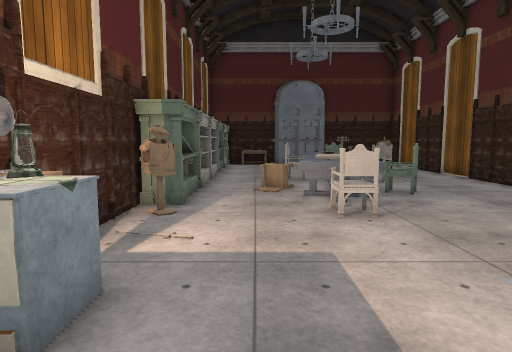
view 1 (above)

17 first-person views from a walk through a scene from a Unity 3-D project. The camera is 1.3 m above the floor, tilts 6° down and sees 75° across. Doors are open. The floor is counted in squares, 1 m on a side. Each view is taken from the middle of a square. On the plan, view 1 faces up. The plan holds only what a view shows up to about 14 squares ahead; the rest is blank. The place goes on beyond the plan. The player is left out. Some surface patterns are stand-ins.

view 2
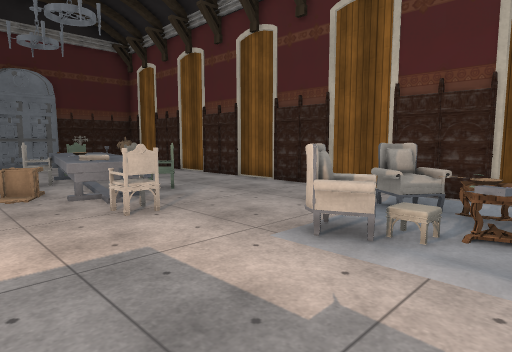

view 3
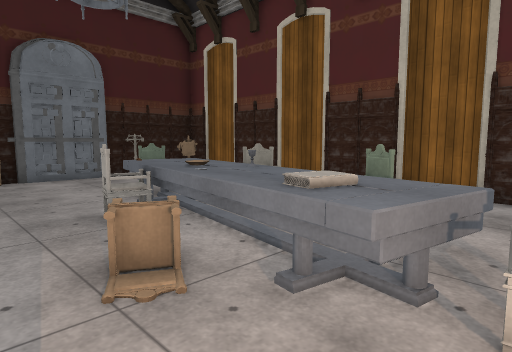

view 4
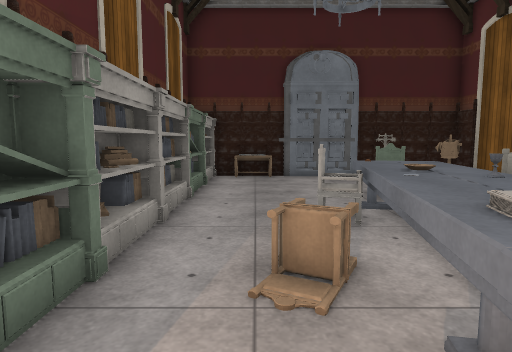

view 5
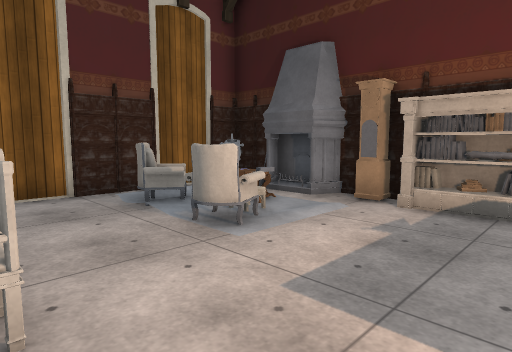

view 6
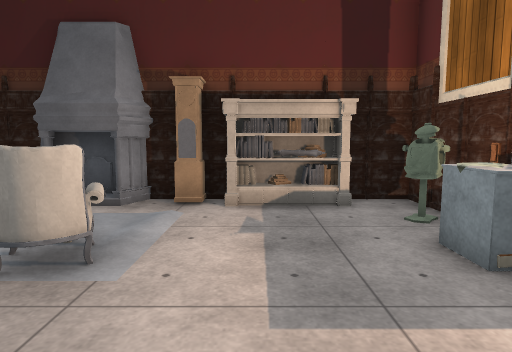

view 7
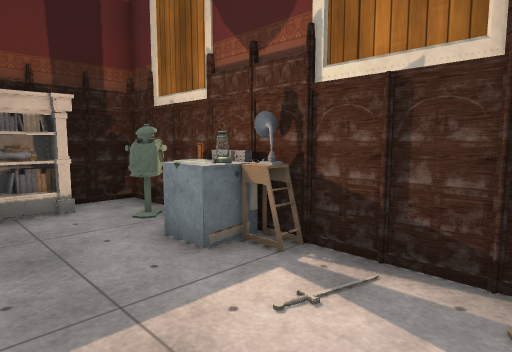

view 8
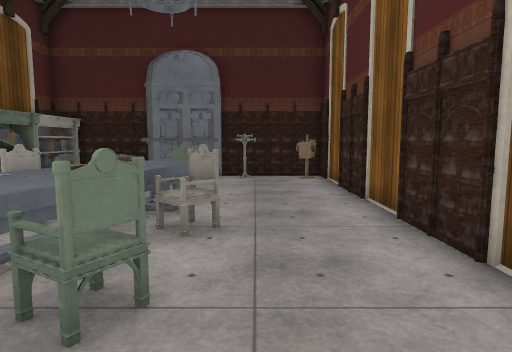

view 9
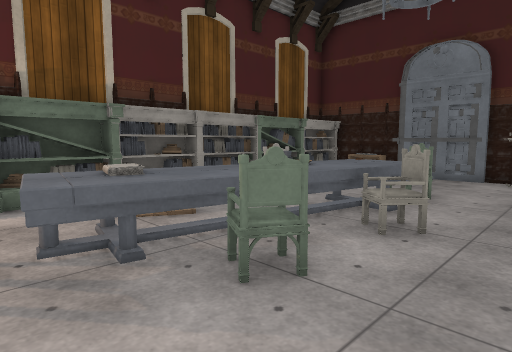

view 10
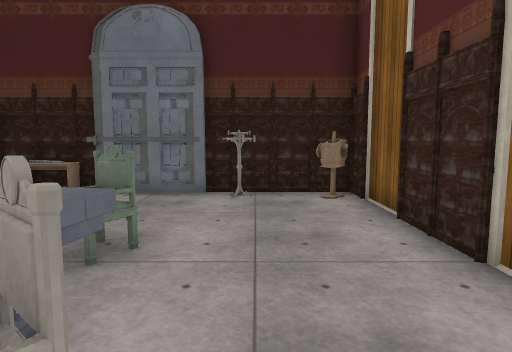

view 11
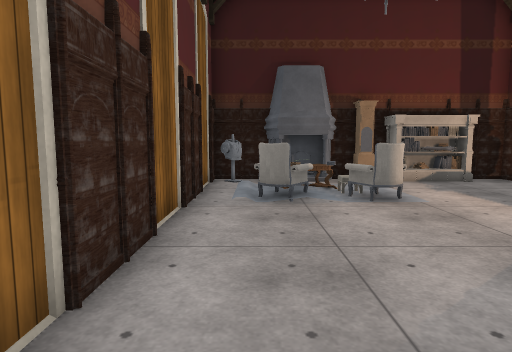

view 12
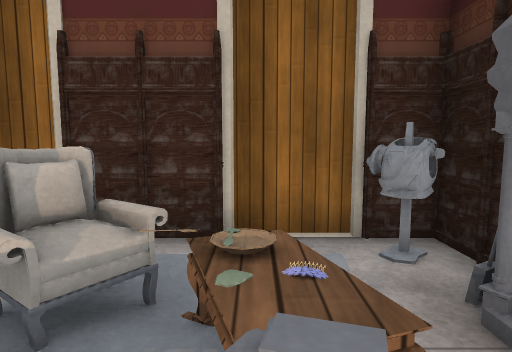

view 13
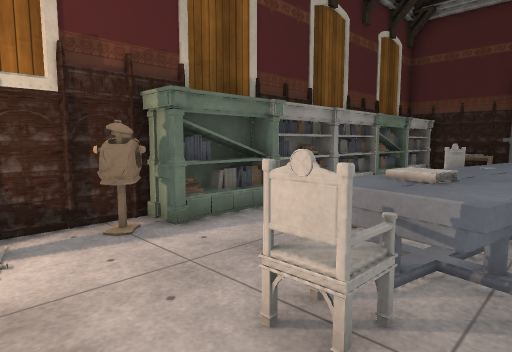

view 14
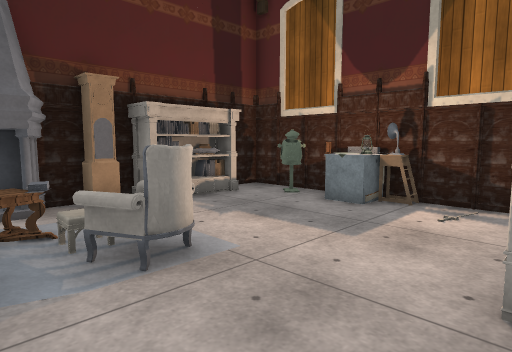

view 15
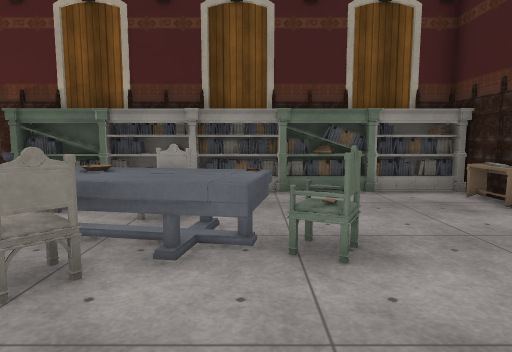

view 16
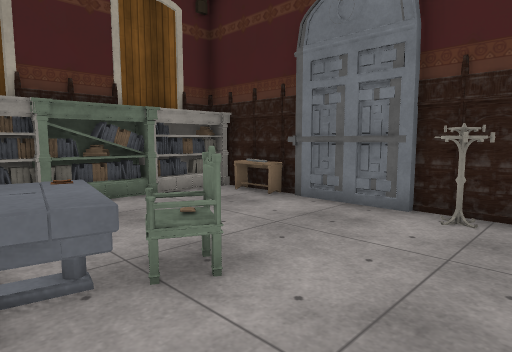

view 17
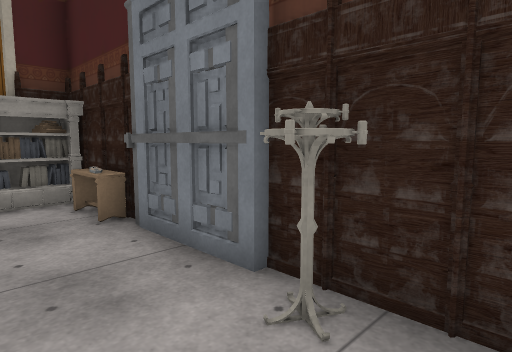

### Floor plan
Points are (right, up) in squares from view 1. A wall is a line through its corners. A room is listed if a view was taken in it or the views show most of it. See-through windows are left out.
Room 1 (views 1, 2, 3, 4, 5, 6, 7, 8, 9, 10, 11, 12, 13, 14, 15, 16, 17)
walls: (-2.4, 6.9) (-2.4, -1.4) (-1, -1.4); (2.5, -1.4) (3.5, -1.4); (5.5, -1.4) (7.5, -1.4) (7.5, 18.5); (3.6, 18.3) (0.8, 18.3); (2.4, 18.5) (1.5, 18.5); (1.2, 18.5) (-2, 18.5); (3.4, 18.5) (2.6, 18.5); (6.5, 18.5) (3.6, 18.5)
low walls: (-1.3, 2.9) (-1.3, 1.7)
objects: other object (-3, -1); other object (-2, -2); pillar (-2, -1) to (-2, 0); pillar (-2, 1); pillar (-2, 2); pillar (-2, 3); radio (-2, 4); pillar (-2, 5); pillar (-2, 6); pillar (-2, 7); other object (-2, 8); other object (-2, 10); other object (-2, 11); other object (-2, 12); other object (-2, 14); other object (-2, 15); other object (-2, 16); other object (-2, 18); pillar (-1, -1); pillar (-1, 18); other object (0, -1); other object (0, 9) to (1, 9); pillar (0, 18); other object (1, -1); other object (1, 7) to (3, 7); other object (1, 8) to (2, 8); other object (1, 9) to (3, 10); other object (1, 11) to (2, 12); other object (2, 6); other object (2, 10); other object (2, 11); other object (2, 13); other object (3, 2) to (4, 3); other object (3, 8) to (4, 9); other object (3, 10); other object (3, 11) to (4, 13); other object (3, 14); other object (4, -1) to (5, -1); other object (4, 0); table (4, 1); other object (4, 11); pillar (4, 18); other object (5, 1); other object (5, 2); other object (5, 2) to (6, 3); pillar (5, 18); pillar (6, -1); pillar (6, 18); pillar (7, -2); pillar (7, -1); other object (7, 0); pillar (7, 2); pillar (7, 3); pillar (7, 6); pillar (7, 7); pillar (7, 10); pillar (7, 11); pillar (7, 14); pillar (7, 15); other object (7, 17); pillar (7, 18); other object (7, 19)

Where each view was taken, in squares from view 1:
view 1: 0 up, 0 right, facing up
view 2: 0 up, 1 left, facing up-right
view 3: 6 up, 1 left, facing up-right
view 4: 6 up, 0 right, facing up
view 5: 6 up, 1 left, facing down-right
view 6: 6 up, 1 right, facing down
view 7: 6 up, 1 right, facing down-left
view 8: 6 up, 5 right, facing up
view 9: 6 up, 6 right, facing up-left
view 10: 10 up, 5 right, facing up
view 11: 10 up, 6 right, facing down
view 12: 1 up, 3 right, facing right
view 13: 4 up, 3 right, facing up-left
view 14: 6 up, 5 right, facing down-left
view 15: 13 up, 7 right, facing left
view 16: 12 up, 6 right, facing up-left
view 17: 16 up, 6 right, facing up-left
